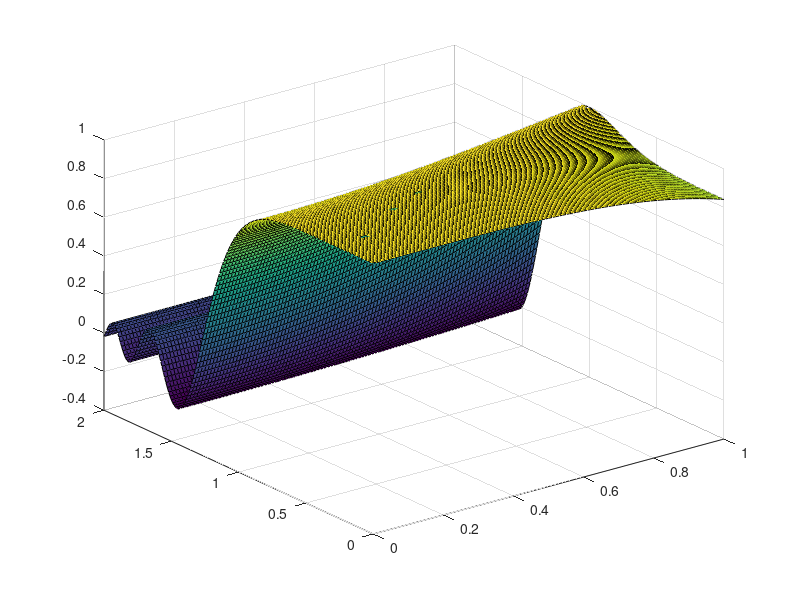

Source code (MATLAB):
x = 0:.01:1;
y = 0:.01:2;
f= @(x,y)sin(x.^2-y.^4) ./ (x.^2-y.^4);
[x2d, y2d] = ndgrid(x, y);
z = f(x2d, y2d);
z(abs(sin(x2d.^2-y2d.^4) ./ (x2d.^2-y2d.^4)) < 10^-6)=1;
surf(x2d, y2d, z)